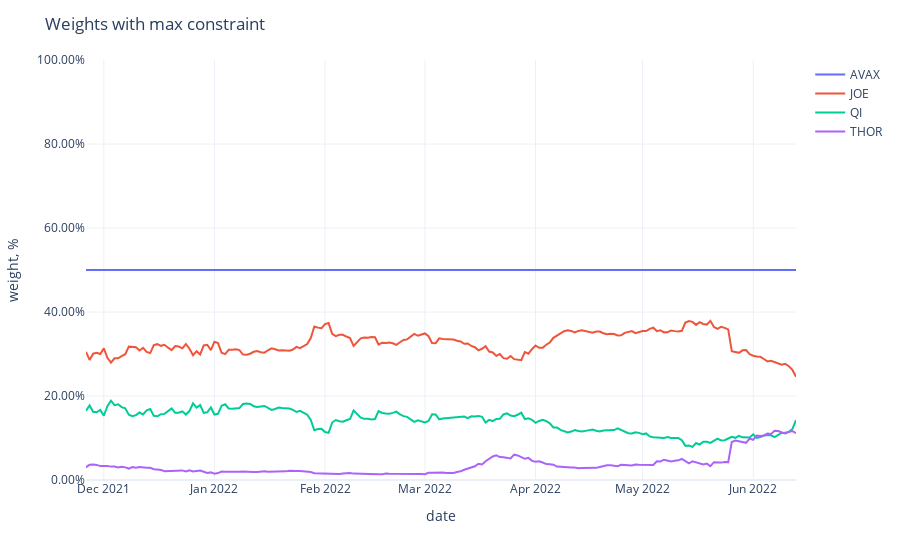

This figure's notebook cell:
### Code cell
fig = px.line(adjusted_weights,
              labels={'value': 'weight, %', 'variable': ''})
fig.update_traces(
    hovertemplate="%{y}"
)
fig.update_yaxes(
    tickformat=".2%",
    range=[0, 1],
)
fig.update_xaxes(
    showspikes=True,
    spikethickness=2,
    spikedash="dot",
    spikecolor="#999999",
    spikemode="across",
)
fig.update_layout(
    hovermode="x",
    hoverdistance=100,  ## Distance to show hover label of data point
    spikedistance=1000,  ## Distance to show spike
    template='plotly_white',
    title='Weights with max constraint'
)

### Figure 1 — Plotly figure (JSON) as saved in the notebook; plotly's stock layout.template omitted (floating-point values rounded to 4 significant figures; data arrays with more than 128 entries replaced by an {"elided": "..."} marker saying what was removed)
{"data": [{"hovertemplate": "%{y}", "legendgroup": "AVAX", "line": {"color": "#636efa", "dash": "solid"}, "marker": {"symbol": "circle"}, "mode": "lines", "name": "AVAX", "orientation": "v", "showlegend": true, "type": "scatter", "x": {"elided": "200 str values"}, "xaxis": "x", "y": {"elided": "200 float values"}, "yaxis": "y"}, {"hovertemplate": "%{y}", "legendgroup": "JOE", "line": {"color": "#EF553B", "dash": "solid"}, "marker": {"symbol": "circle"}, "mode": "lines", "name": "JOE", "orientation": "v", "showlegend": true, "type": "scatter", "x": {"elided": "200 str values"}, "xaxis": "x", "y": {"elided": "200 float values"}, "yaxis": "y"}, {"hovertemplate": "%{y}", "legendgroup": "QI", "line": {"color": "#00cc96", "dash": "solid"}, "marker": {"symbol": "circle"}, "mode": "lines", "name": "QI", "orientation": "v", "showlegend": true, "type": "scatter", "x": {"elided": "200 str values"}, "xaxis": "x", "y": {"elided": "200 float values"}, "yaxis": "y"}, {"hovertemplate": "%{y}", "legendgroup": "THOR", "line": {"color": "#ab63fa", "dash": "solid"}, "marker": {"symbol": "circle"}, "mode": "lines", "name": "THOR", "orientation": "v", "showlegend": true, "type": "scatter", "x": {"elided": "200 str values"}, "xaxis": "x", "y": {"elided": "200 float values"}, "yaxis": "y"}], "layout": {"autosize": true, "hoverdistance": 100, "hovermode": "x", "legend": {"title": {"text": ""}, "tracegroupgap": 0}, "margin": {"t": 60}, "spikedistance": 1000, "title": {"text": "Weights with max constraint"}, "xaxis": {"anchor": "y", "autorange": true, "domain": [0, 1], "range": ["2021-11-26", "2022-06-13"], "showspikes": true, "spikecolor": "#999999", "spikedash": "dot", "spikemode": "across", "spikethickness": 2, "title": {"text": "date"}, "type": "date"}, "yaxis": {"anchor": "x", "domain": [0, 1], "range": [0, 1], "tickformat": ".2%", "title": {"text": "weight, %"}, "type": "linear"}}}
